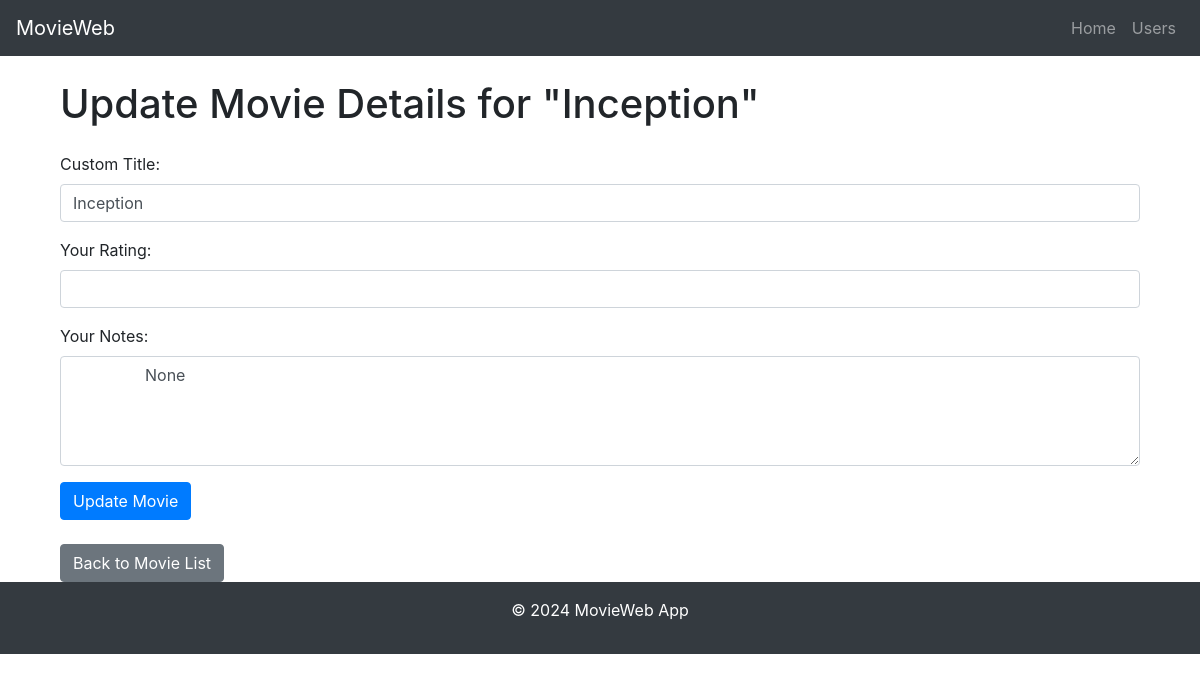
The app's page /users/1/update_movie/4 with its own data.
### datamanager/models.py (models this page shows, shortened)
class BaseModel(db.Model):
    __abstract__ = True  # Mark this class as abstract; it won't be created as a table.

class Movie(BaseModel):
    __tablename__ = 'movies'
    id = db.Column(db.Integer, primary_key=True, autoincrement=True)
    name = db.Column(db.String(100), nullable=False, unique=True)
    director = db.Column(db.String(100))
    year = db.Column(db.Integer)
    rating = db.Column(db.Float)
    poster = db.Column(db.String(255))
    imdb_link = db.Column(db.String(255))
    user_movies = db.relationship(
        'UserMovies',
        back_populates='movie',
        cascade="all, delete-orphan"
    )

class UserMovies(BaseModel):
    __tablename__ = 'user_movies'
    id = db.Column(db.Integer, primary_key=True, autoincrement=True)
    user_id = db.Column(db.Integer, db.ForeignKey('users.id', ondelete="CASCADE"), nullable=False)
    movie_id = db.Column(db.Integer, db.ForeignKey('movies.id', ondelete="CASCADE"), nullable=False)
    user_title = db.Column(db.String(100))
    user_rating = db.Column(db.Float)
    user_notes = db.Column(db.Text)
    added_at = db.Column(db.DateTime, default=db.func.now())
    user = db.relationship('User', back_populates='user_movies')
    movie = db.relationship('Movie', back_populates='user_movies')
    __table_args__ = (
        db.UniqueConstraint('user_id', 'movie_id', name='unique_user_movie'),
    )

### routes/html_routes.py (the view, shortened to what this page needs)
    @html_routes.route('/users/<int:user_id>/update_movie/<int:user_movie_id>', methods=['GET', 'POST'])
    @handle_errors()
    @validate_user(data_manager)
    @validate_form()
    def update_movie(user_id, user_movie_id):
        if not (user_movie := data_manager.is_movie_in_user_list(
                user_id=user_id, user_movie_id=user_movie_id)):
            flash_message("This movie is not in your list.", "error")
            return redirect(url_for('html_routes.user_movies', user_id=user_id))
        if request.method == 'GET':
            return render_template('update_movie.html', user_movie=user_movie)

### datamanager/sqlite_data_manager.py (called while the page is built)
    def get_user_by_id(self, user_id):
        return User.query.get(user_id)

    @staticmethod
    def is_movie_in_user_list(user_id, user_movie_id):
        return UserMovies.query.filter_by(user_id=user_id, id=user_movie_id).first()

### templates/update_movie.html (shortened to what this page needs)
{% extends "base.html" %}
{% block content %}
<div class="container mt-4">
    <h1 class="mb-4">Update Movie Details for "{{ user_movie.movie.name }}"</h1>
    <form method="post" action="{{ url_for('html_routes.update_movie', user_id=user_movie.user_id, user_movie_id=user_movie.id) }}">
        <div class="form-group">
            <label for="user_title">Custom Title:</label>
            <input type="text" id="user_title" name="user_title" class="form-control" value="{{ user_movie.user_title }}">
        </div>
        <div class="form-group">
            <label for="user_rating">Your Rating:</label>
            <input type="number" id="user_rating" name="user_rating" class="form-control" step="0.1" min="0" max="10" value="{{ user_movie.user_rating }}">
        </div>
        <div class="form-group">
            <label for="user_notes">Your Notes:</label>
            <textarea id="user_notes" name="user_notes" class="form-control" rows="4">
                {{ user_movie.user_notes }}</textarea>
        </div>
        <button type="submit" class="btn btn-primary">Update Movie</button>
    </form>
    <div class="mt-4">
        <a href="{{ url_for('html_routes.user_movies', user_id=user_movie.user_id) }}" class="btn btn-secondary">Back to Movie List</a>
    </div>
</div>
{% endblock %}

### records on screen
Movie: movie.name "Inception"
UserMovies: user_title "Inception", user_notes "None"
